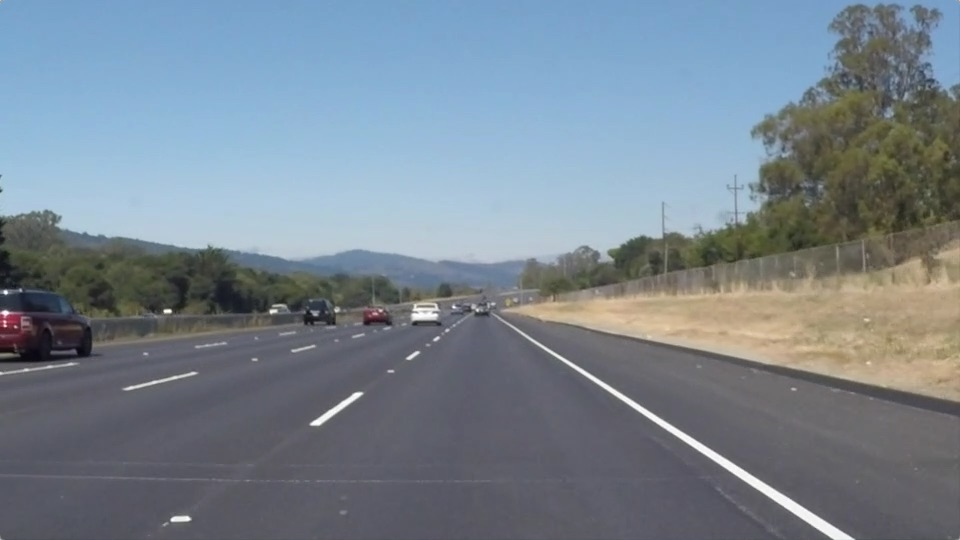
#> input picture CarND-LaneLines-P1/test_images/solidWhiteRight.jpg, 960 x 540 px
$ jupyter execute --allow-errors P1.ipynb   (shell and % lines are left out)   (older library calls are emulated)
#> lines starting #> are read from the running program, lines starting #| are printed output that depends on the picture; after the words box and inside, x2 and y2 are one past the last pixel; in counts of white or black regions, pixels touching at a corner belong together
# Self-Driving Car Engineer Nanodegree

## Project: **Finding Lane Lines on the Road**
***
In this project, you will use the tools you learned about in the lesson to identify lane lines on the road.  You can develop your pipeline on a series of individual images, and later apply the result to a video stream (really just a series of images). Check out the video clip "raw-lines-example.mp4" (also contained in this repository) to see what the output should look like after using the helper functions below.

Once you have a result that looks roughly like "raw-lines-example.mp4", you'll need to get creative and try to average and/or extrapolate the line segments you've detected to map out the full extent of the lane lines.  You can see an example of the result you're going for in the video "P1_example.mp4".  Ultimately, you would like to draw just one line for the left side of the lane, and one for the right.

In addition to implementing code, there is a brief writeup to complete. The writeup should be completed in a separate file, which can be either a markdown file or a pdf document. There is a [write up template](https://github.com/udacity/CarND-LaneLines-P1/blob/master/writeup_template.md) that can be used to guide the writing process. Completing both the code in the Ipython notebook and the writeup template will cover all of the [rubric points](https://review.udacity.com/#!/rubrics/322/view) for this project.

---
Let's have a look at our first image called 'test_images/solidWhiteRight.jpg'.  Run the 2 cells below (hit Shift-Enter or the "play" button above) to display the image.

**Note: If, at any point, you encounter frozen display windows or other confounding issues, you can always start again with a clean slate by going to the "Kernel" menu above and selecting "Restart & Clear Output".**

---

**The tools you have are color selection, region of interest selection, grayscaling, Gaussian smoothing, Canny Edge Detection and Hough Tranform line detection.  You  are also free to explore and try other techniques that were not presented in the lesson.  Your goal is piece together a pipeline to detect the line segments in the image, then average/extrapolate them and draw them onto the image for display (as below).  Once you have a working pipeline, try it out on the video stream below.**

---

<figure>

 <figcaption>
 <p></p>
 <p style="text-align: center;"> Your output should look something like this (above) after detecting line segments using the helper functions below </p>
 </figcaption>
</figure>
 <p></p>
<figure>

 <figcaption>
 <p></p>
 <p style="text-align: center;"> Your goal is to connect/average/extrapolate line segments to get output like this</p>
 </figcaption>
</figure>

**Run the cell below to import some packages.  If you get an `import error` for a package you've already installed, try changing your kernel (select the Kernel menu above --> Change Kernel).  Still have problems?  Try relaunching Jupyter Notebook from the terminal prompt.  Also, consult the forums for more troubleshooting tips.**

## Import Packages

[cell 1]
#importing some useful packages
import matplotlib.pyplot as plt
import matplotlib.image as mpimg
import numpy as np
import cv2

## Read in an Image

[cell 2]
#reading in an image
image = mpimg.imread('test_images/solidWhiteRight.jpg')
#> image is the input picture: shape (540, 960, 3); mean R, G, B 120.3, 132.6, 143.7

#printing out some stats and plotting
print('This image is:', type(image), 'with dimensions:', image.shape)
#| This image is: <class 'numpy.ndarray'> with dimensions: (540, 960, 3)
plt.imshow(image)  # if you wanted to show a single color channel image called 'gray', for example, call as plt.imshow(gray, cmap='gray')

## Ideas for Lane Detection Pipeline

**Some OpenCV functions (beyond those introduced in the lesson) that might be useful for this project are:**

`cv2.inRange()` for color selection
`cv2.fillPoly()` for regions selection
`cv2.line()` to draw lines on an image given endpoints
`cv2.addWeighted()` to coadd / overlay two images
`cv2.cvtColor()` to grayscale or change color
`cv2.imwrite()` to output images to file
`cv2.bitwise_and()` to apply a mask to an image

**Check out the OpenCV documentation to learn about these and discover even more awesome functionality!**

## Helper Functions

Below are some helper functions to help get you started. They should look familiar from the lesson!

[cell 3]
# Configurations and global data holder
moving_frame_avg = 300 # last 300 frames are considered for moving average. *This is suppose to actually depend on speed of the car and frame rate.
avg_left = np.zeros((moving_frame_avg, 4), dtype=np.int) # Holder for historic left lanes
avg_right = np.zeros((moving_frame_avg, 4), dtype=np.int) # Holder for historic right lanes
lane_index = [-1, -1] # Index used to track historic left and right lanes holders
last_known_good_left_line = np.zeros((1,4), dtype=np.int) # Last known good lane when edge detection fails for few frames
last_known_good_right_line = np.zeros((1,4), dtype=np.int) # *These needs to reset after few seconds(multiplied by frame rate) if edge detection keeps failing

def reset_globals():
    """Reset globals - Needed because we have several
    targets in this notebook"""
    global avg_left
    global avg_right
    global lane_index
    global last_known_good_left_line
    global last_known_good_right_line
    avg_left = np.zeros((moving_frame_avg, 4), dtype=np.int)
    avg_right = np.zeros((moving_frame_avg, 4), dtype=np.int)
    lane_index = [-1, -1]
    last_known_good_left_line = np.zeros((1,4), dtype=np.int)
    last_known_good_right_line = np.zeros((1,4), dtype=np.int)

[cell 4]
import math

def grayscale(img):
    """Applies the Grayscale transform
    This will return an image with only one color channel
    but NOTE: to see the returned image as grayscale
    (assuming your grayscaled image is called 'gray')
    you should call plt.imshow(gray, cmap='gray')"""
    return cv2.cvtColor(img, cv2.COLOR_RGB2GRAY)
    # Or use BGR2GRAY if you read an image with cv2.imread()
    # return cv2.cvtColor(img, cv2.COLOR_BGR2GRAY)

def canny(img, low_threshold, high_threshold):
    """Applies the Canny transform"""
    return cv2.Canny(img, low_threshold, high_threshold)

def gaussian_blur(img, kernel_size):
    """Applies a Gaussian Noise kernel"""
    return cv2.GaussianBlur(img, (kernel_size, kernel_size), 0)

def region_of_interest(img, vertices):
    """
    Applies an image mask.

    Only keeps the region of the image defined by the polygon
    formed from `vertices`. The rest of the image is set to black.
    """
    #defining a blank mask to start with
    mask = np.zeros_like(img)

    #defining a 3 channel or 1 channel color to fill the mask with depending on the input image
    if len(img.shape) > 2:
        channel_count = img.shape[2]  # i.e. 3 or 4 depending on your image
        ignore_mask_color = (255,) * channel_count
    else:
        ignore_mask_color = 255

    #filling pixels inside the polygon defined by "vertices" with the fill color
    cv2.fillPoly(mask, vertices, ignore_mask_color)

    #returning the image only where mask pixels are nonzero
    masked_image = cv2.bitwise_and(img, mask)
    return masked_image

def draw_lines(img, lines, color=[255, 0, 0], thickness=15):
    """
    Draw boundaries in Red and path in Green.

    """
    left_lane = np.zeros((1,4), dtype=np.int) # Most dominant left lane
    right_lane = np.zeros((1,4), dtype=np.int)  # Most dominant right lane
    global last_known_good_left_line
    global last_known_good_right_line

    # Find the most dominant lines
    for line in lines:
        for x1, y1, x2, y2 in line:
            a = np.array((x1, y1))
            b = np.array((x2, y2))
            slope = (y2 - y1)/(x2 - x1)
            if(slope >= 0.5): # Right
                add_if_greater(right_lane, x1, y1, x2, y2, "right", img.shape[1])
            elif(slope <= -0.5): # Left
                add_if_greater(left_lane, x1, y1, x2, y2, "left", img.shape[1])

    # Use last known good lane if lane was not found in this frame ** This needs to reset after few failed frames
    if(found_lane(left_lane, right_lane)):
        last_known_good_left_line = left_lane
        last_known_good_right_line = right_lane
    else:
        left_lane = last_known_good_left_line
        right_lane = last_known_good_right_line

    # Draw Green polygon and Red lane lines using the left and right lane points
    poly = np.array( [[[left_lane[0][0], left_lane[0][1]],[left_lane[0][2], left_lane[0][3]],
             [right_lane[0][0], right_lane[0][1]],[right_lane[0][2], right_lane[0][3]]]], dtype=np.int32)
    cv2.fillPoly(img, poly, [0, 80, 0])
    cv2.line(img, (left_lane[0][0], left_lane[0][1]), (left_lane[0][2], left_lane[0][3]), color, thickness)
    cv2.line(img, (right_lane[0][0], right_lane[0][1]), (right_lane[0][2], right_lane[0][3]), color, thickness)

def found_lane(left_lane, right_lane):
    """If points are zeros then lane was not found"""
    if((left_lane[0][0] == 0 and left_lane[0][1] == 0) or
       (left_lane[0][2] == 0 and left_lane[0][3] == 0) or
       (right_lane[0][0] == 0 and right_lane[0][1] == 0) or
       (right_lane[0][2] == 0 and right_lane[0][3] == 0)):
        return False
    else:
        return True

def nonzero_mean(array):
    """Calculate mean without considering zero elements"""
    totals = np.zeros((4), dtype=np.int)
    counter = 0
    for element in array:
        if(element[0] + element[1] + element[2] + element[3] > 0):
            counter += 1
        for ii in range(0, 4):
            totals[ii] += element[ii]
    if (counter == 0):
        return totals
    for jj in range(0, 4):
        totals[jj] /= counter
    return totals

def add_if_greater(myArray, x1, y1, x2, y2, which, h):
    """Add line if it's most dominant"""
    a = np.array((x1, y1))
    b = np.array((x2, y2))
    global avg_left
    global avg_right
    global lane_index
    global moving_frame_avg
    for i in range(0, len(myArray)):
        if(np.linalg.norm(a - b) >
           np.linalg.norm(
               np.array((myArray[i][0], myArray[i][1])) -
               np.array(((myArray[i][2], myArray[i][3]))))):
            if(which == "right"):
                lane_index[1] += 1
                lane_index[1] %= moving_frame_avg
                avg_right[lane_index[1]] = [x1, y1, x2, y2]
                myArray[i] = nonzero_mean(avg_right)
            else: # left lane
                lane_index[0] += 1
                lane_index[0] %= moving_frame_avg
                avg_left[lane_index[0]] = [x1, y1, x2, y2]
                myArray[i] = nonzero_mean(avg_left)
    return myArray

def hough_lines(img, rho, theta, threshold, min_line_len, max_line_gap):
    """
    `img` should be the output of a Canny transform.

    Returns an image with hough lines drawn.
    """
    lines = cv2.HoughLinesP(img, rho, theta, threshold, np.array([]), minLineLength=min_line_len, maxLineGap=max_line_gap)
    line_img = np.zeros((img.shape[0], img.shape[1], 3), dtype=np.uint8)
    draw_lines(line_img, lines)
    return line_img

# Python 3 has support for cool math symbols.

def weighted_img(img, initial_img, α=.8, β=1.0, λ=0.):
    """
    `img` is the output of the hough_lines(), An image with lines drawn on it.
    Should be a blank image (all black) with lines drawn on it.

    `initial_img` should be the image before any processing.

    The result image is computed as follows:

    initial_img * α + img * β + λ
    NOTE: initial_img and img must be the same shape!
    """
    return cv2.addWeighted(initial_img, α, img, β, λ)

[cell 5]
#print(found_lane([[1, 0, 1, 0]],[[0, 1, 1, 0]]))

## Test Images

Build your pipeline to work on the images in the directory "test_images"
**You should make sure your pipeline works well on these images before you try the videos.**

[cell 6]
import os
os.listdir("test_images/")

## Build a Lane Finding Pipeline

Build the pipeline and run your solution on all test_images. Make copies into the `test_images_output` directory, and you can use the images in your writeup report.

Try tuning the various parameters, especially the low and high Canny thresholds as well as the Hough lines parameters.

[cell 7]
# TODO: Build your pipeline that will draw lane lines on the test_images
# then save them to the test_images directory.
#reading in an image

#image = mpimg.imread('test_images/' + images[1])
def find_lanes(image):
    h = image.shape[0]
    w = image.shape[1]
    v = np.array([[ [0, h], [w/4, h * .6], [w * 3/4, h * .6], [w, h] ]], np.int32)
    #v = np.array([[ [0, h], [w * 0.5, h * .6], [w, h] ]], np.int32)

    grey = grayscale(image)
    smooth = gaussian_blur(grey, 11)
    edges = canny(smooth, 30, 50)

    region = region_of_interest(edges, v)
    hodgelines = hough_lines(region, 1, np.pi / 180, 40, 30, 200)

    return weighted_img(hodgelines, image)

[cell 8]
reset_globals()
images = ['solidWhiteCurve.jpg',
 'solidWhiteRight.jpg',
 'solidYellowCurve.jpg',
 'solidYellowCurve2.jpg',
 'solidYellowLeft.jpg',
 'whiteCarLaneSwitch.jpg']
plt.imshow(find_lanes(mpimg.imread('test_images/' + images[1])))
#> in find_lanes, `h = image.shape[0]`: h = 540
#> in find_lanes, `v = np.array([[ [0, h], [w/4, h * .6], [w * 3/4, h * .6], [w, h] ]], n..`: v = [[0, 540], [240, 324], [720, 324], [960, 540]]
#> in grayscale, `return cv2.cvtColor(img, cv2.COLOR_RGB2GRAY)`:
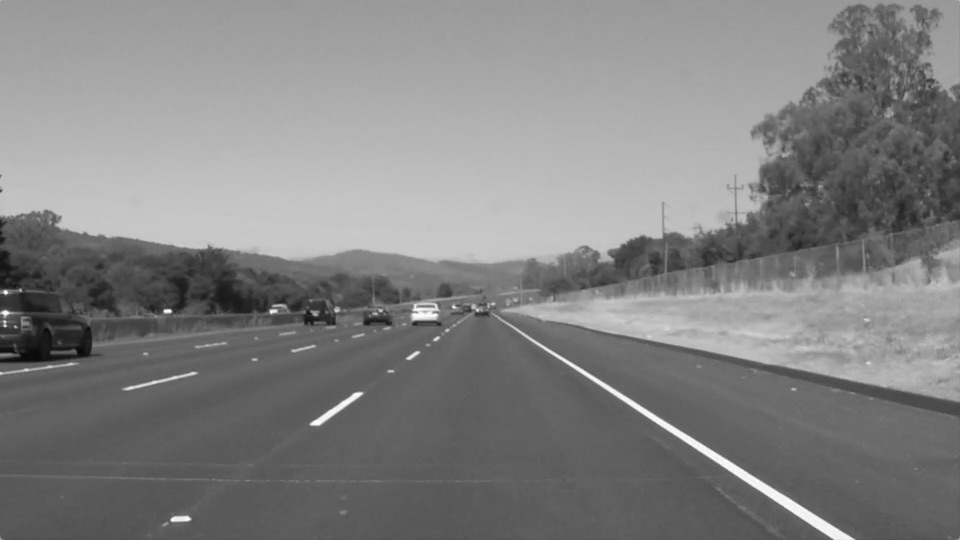
#> returned value: shape (540, 960); min 8, max 255, mean 130.1
#> in canny, `return cv2.Canny(img, low_threshold, high_threshold)`:
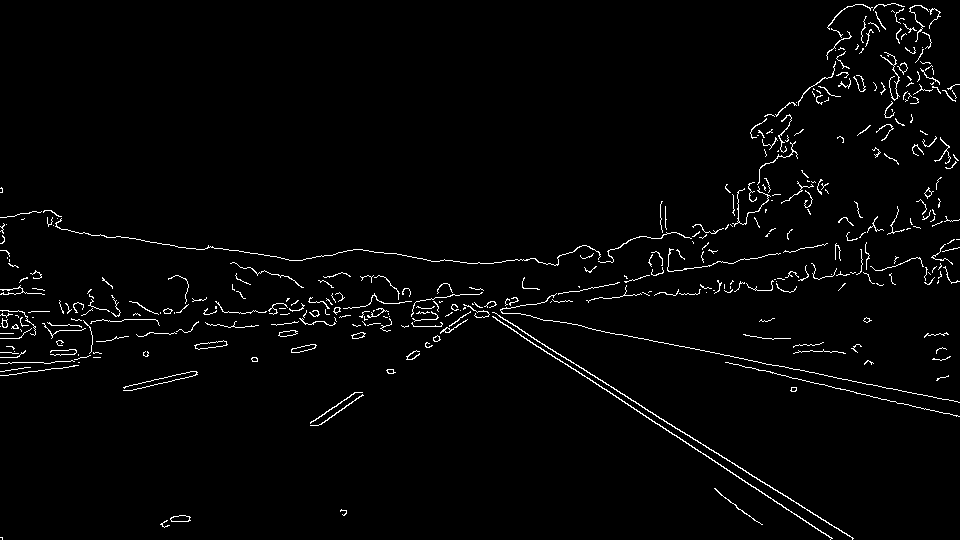
#> returned value: shape (540, 960); 2.2% white in thin lines or dots
#> in region_of_interest, `cv2.fillPoly(mask, vertices, ignore_mask_color)`:
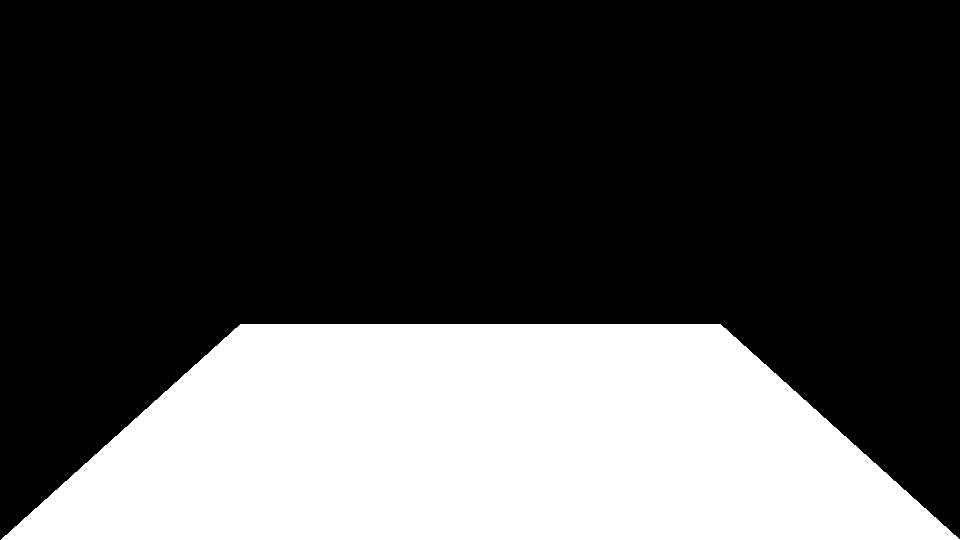
#> mask: shape (540, 960); 30% white; 1 white region, box (x1, y1, x2, y2) and area: (1, 324, 960, 540) 155544
#> in region_of_interest, `masked_image = cv2.bitwise_and(img, mask)`:
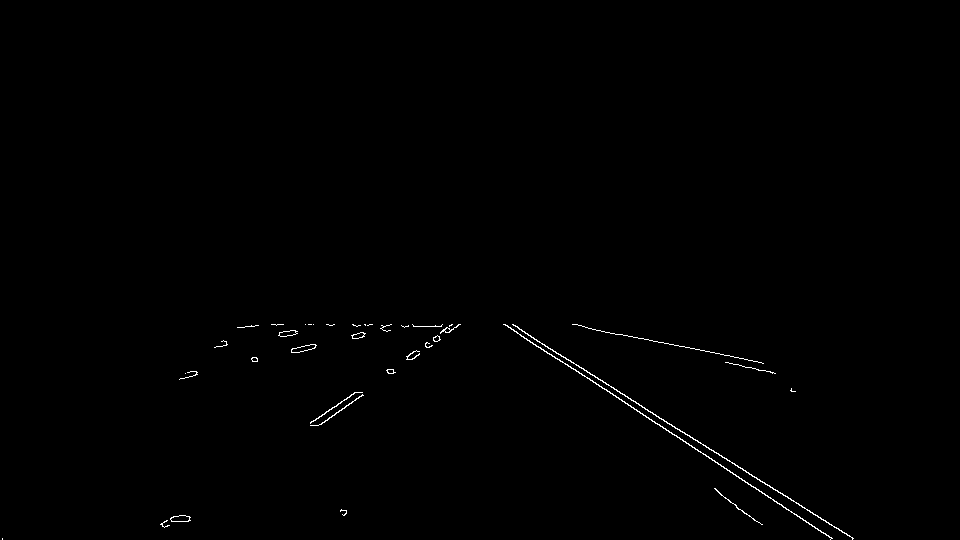
#> masked_image: shape (540, 960); 0.42% white in thin lines or dots, all inside (x1, y1, x2, y2) = (2, 324, 854, 540)
#> in hough_lines, `lines = cv2.HoughLinesP(img, rho, theta, threshold, np.array([]), minL..`: lines = 16 rows, first 6: [512, 324, 852, 537], [503, 324, 831, 537], [548, 348, 852, 538], [588, 328, 761, 362], [160, 524, 449, 329], [188, 521, 460, 324]
#> the loop in draw_lines, `for line in lines:` made 16 passes
#> line on passes 4, 7, 12, 13, 14, 16: [[588, 328, 761, 362]], [[245, 326, 584, 326]], [[185, 373, 383, 327]], [[585, 327, 729, 355]], [[179, 379, 413, 325]], [[725, 362, 775, 373]]
#> in draw_lines, `last_known_good_left_line = left_lane`: last_known_good_left_line = [[161, 525, 450, 326]]
#> in draw_lines, `last_known_good_right_line = right_lane`: last_known_good_right_line = [[512, 324, 852, 537]]
#> in draw_lines, `poly = np.array( [[[left_lane[0][0], left_lane[0][1]],[left_lane[0][2]..`: poly = [[161, 525], [450, 326], [512, 324], [852, 537]]
#> in draw_lines, `cv2.fillPoly(img, poly, [0, 80, 0])`:
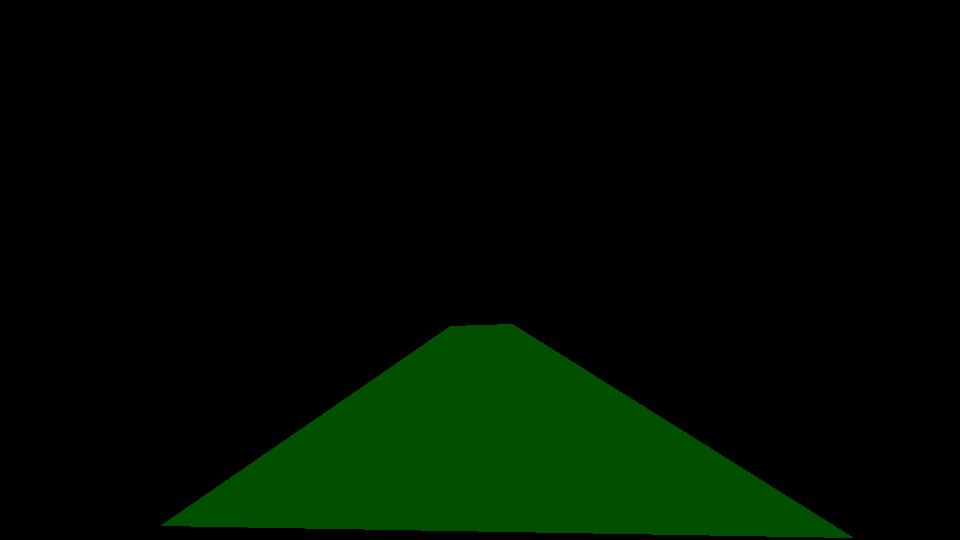
#> img: shape (540, 960, 3); mean of channels 0, 1, 2 0, 12.1, 0; drawn as B, G, R
#> in draw_lines, `cv2.line(img, (right_lane[0][0], right_lane[0][1]), (right_lane[0][2],..`:
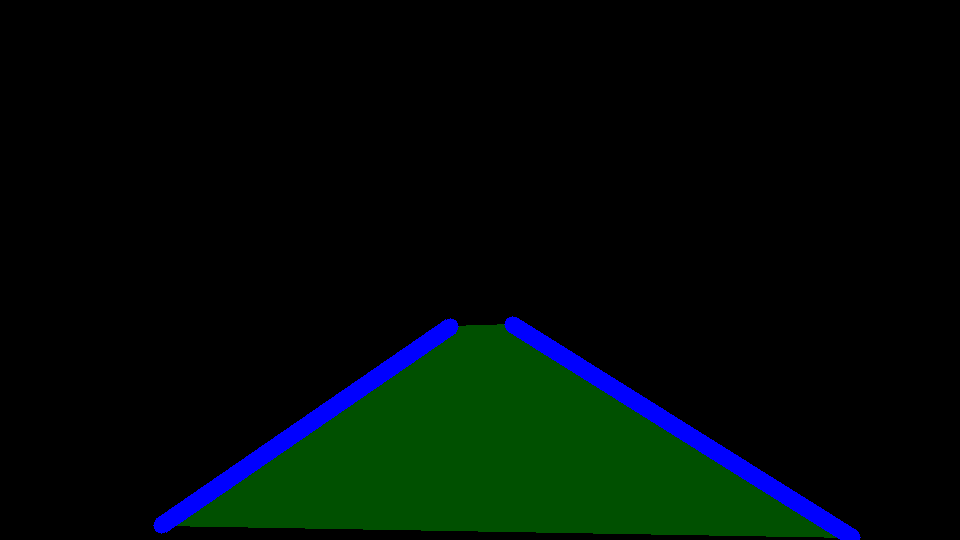
#> img: shape (540, 960, 3); mean of channels 0, 1, 2 6.5, 11, 0; drawn as B, G, R
#> in weighted_img, `return cv2.addWeighted(initial_img, α, img, β, λ)`:
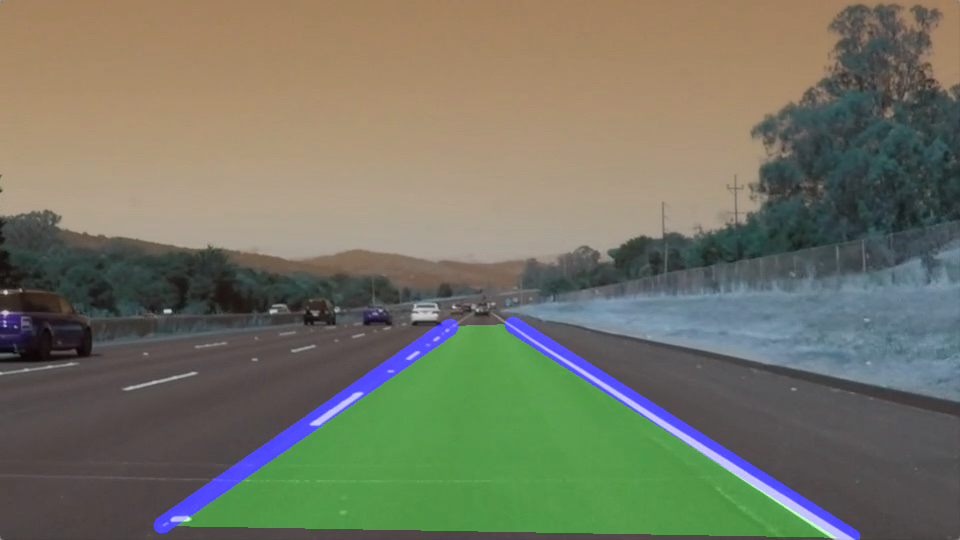
#> returned value: shape (540, 960, 3); mean of channels 0, 1, 2 100.1, 117.1, 114.9; drawn as B, G, R
